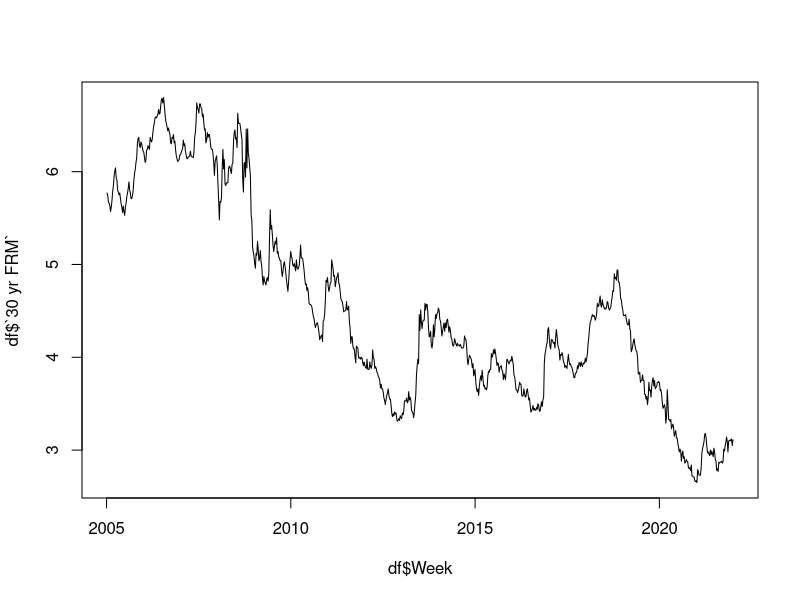
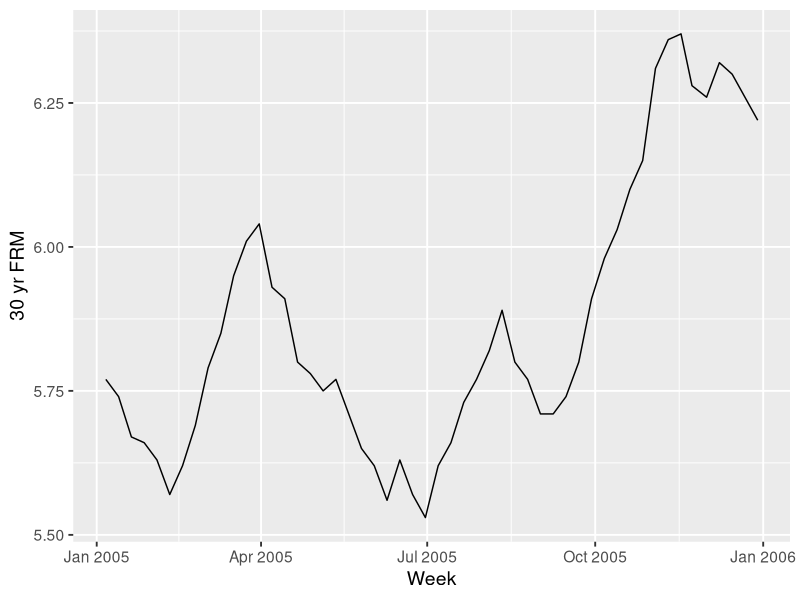
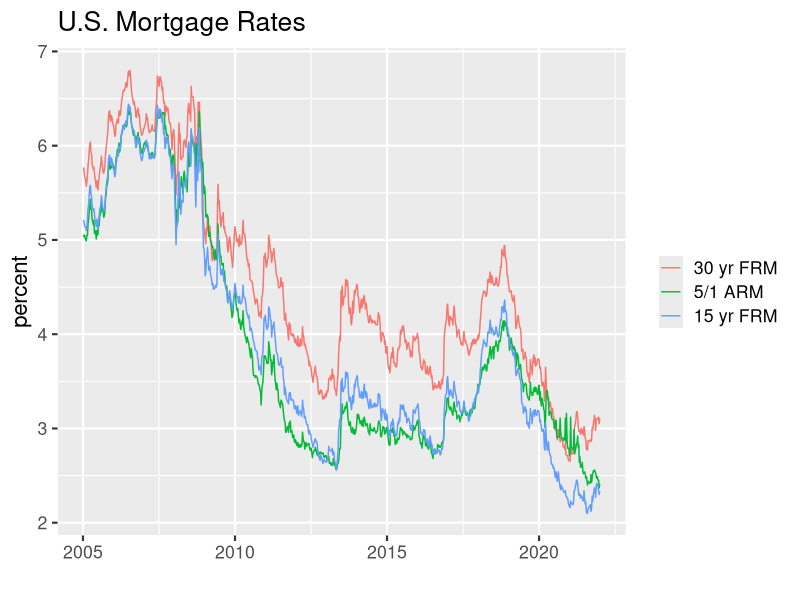
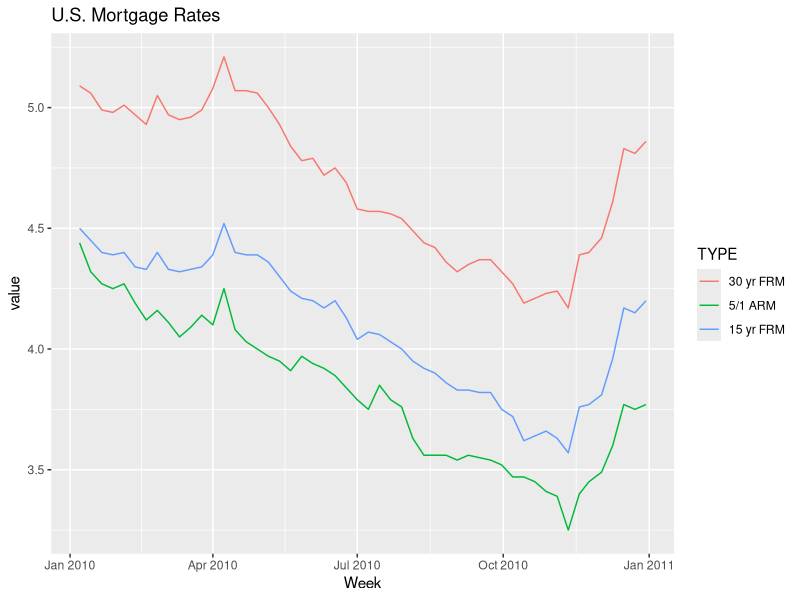

Generate these figures, in order, with R:
## ---- chunk 1
dchar <- "2018-10-12"
ddate <- as.Date(dchar)
class(dchar)
class(ddate)
## ---- chunk 2
as.Date("Thursday, January 6, 2005", format = "%A, %B %d, %Y")
## ---- chunk 3
as.Date("2017-11-02") - as.Date("2017-01-01")
as.Date("2017-11-12") > as.Date("2017-3-3")
## ---- chunk 4
lubridate::mdy("April 13, 1907")
## ---- chunk 5
today <- Sys.Date()
lubridate::year(today)
lubridate::yday(today)
lubridate::month(today, label = TRUE)
lubridate::week(today)
## ---- chunk 6
library(dplyr)
library(readxl)
library(tidyr)
library(ggplot2)
df <- read_excel("data/historicalweeklydata.xls", 
    col_types = c("date", "numeric", "numeric", 
        "numeric"))

plot(df$Week, df$`30 yr FRM`, type = "l") # on the order of years

g<-ggplot(df %>% filter(Week < as.Date("2006-01-01")), 
       aes(Week, `30 yr FRM`)) + 
  geom_line() + 
  theme_grey(14)
g
## ---- chunk 7
df2 <- df %>% pivot_longer(cols = -c("Week"), names_to = "TYPE") %>%
  mutate(TYPE = forcats::fct_reorder2(TYPE, Week, value))# puts legend in correct order

ggplot(df2, aes(Week, value, color = TYPE)) +
  geom_line() +
  ggtitle("U.S. Mortgage Rates") +  labs (x = "", y = "percent") +
  theme_grey(16) +
  theme(legend.title = element_blank())
## ---- chunk 8
library(lubridate)
df2010 <- df2 %>% filter(year(Week) == 2010)
ggplot(df2010, aes(Week, value, color = TYPE)) +
  geom_line() +
  ggtitle("U.S. Mortgage Rates")
